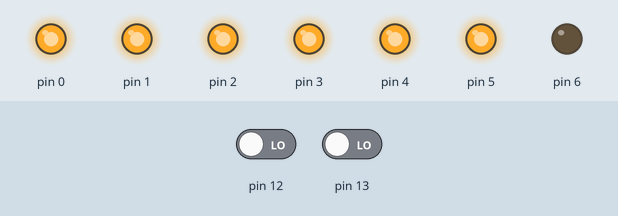
Simulated run of this sketch. Board: Arduino Uno, built with avr-gcc and run on an emulated ATmega328P. Shown: output pins drawn as LEDs (lit = HIGH). The inputs (shaded band) are chosen by the test bench; at power-on: pin 12 LOW, pin 13 LOW.

Above: at 2.8 s.
2.9 s: pin 12 driven HIGH
At 4.5 s:
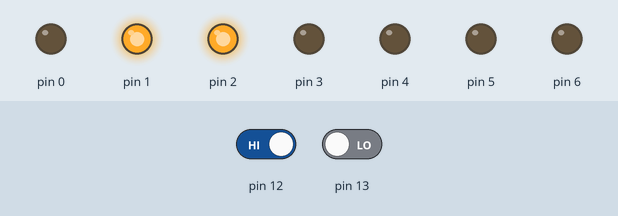
At 5.3 s:
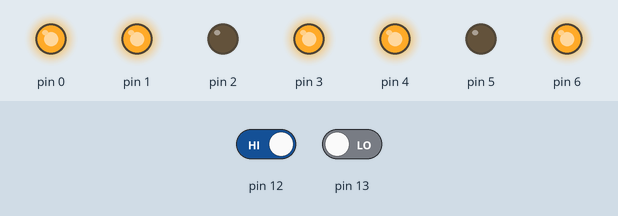
11.1 s: pin 12 driven LOW
14.5 s: pin 13 driven HIGH
At 15.3 s:
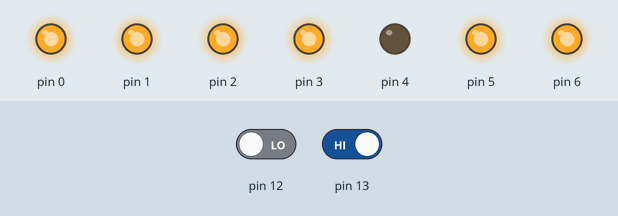
Timing chart, 0 to 24.6 s (numbered marks = the images above; inputs shaded):
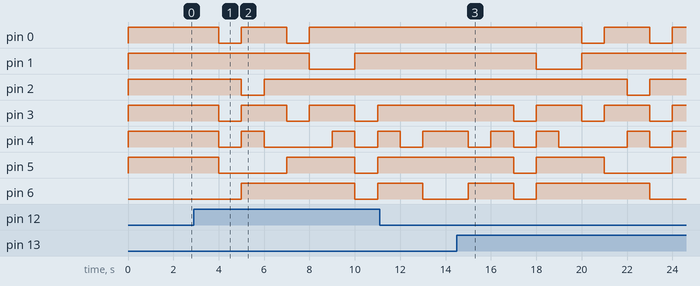

The sketch:

7_segment_using_2_push_button.ino
```cpp
void setup()
{
    for(int i=0;i<7;i++)
    {
      pinMode(i,OUTPUT);
    }
}
void loop()
{
  int a=digitalRead(12);
  int b=digitalRead(13);
  if(a==1)
  {
   PORTD=0X3F; delay(1000);
   PORTD=0X06; delay(1000);
   PORTD=0X5B; delay(1000);
   PORTD=0X4F; delay(1000);
   PORTD=0X66; delay(1000);
   PORTD=0X6D; delay(1000);
   PORTD=0X7D; delay(1000);
   PORTD=0X07; delay(1000);
   PORTD=0X7F; delay(1000);
   PORTD=0X6F; delay(1000);
  }
  if(b==1)
  {
   PORTD=0X6F; delay(1000);
   PORTD=0X7F; delay(1000);
   PORTD=0X07; delay(1000);
   PORTD=0X7D; delay(1000);
   PORTD=0X6D; delay(1000);
   PORTD=0X66; delay(1000);
   PORTD=0X4F; delay(1000);
   PORTD=0X5B; delay(1000);
   PORTD=0X06; delay(1000);
   PORTD=0X3F; delay(1000);
  }
  else
  {
    PORTD=0X3F; delay(1000);
  }
  }
```

Measured:
- after the input at 2.9 s, pin 0: alternates HIGH for 2.0 s and LOW for 1.0 s, starting after 1.1 s; pin 1: HIGH → LOW after 5.1 s, → HIGH 2.0 s later
- after the input at 14.5 s, pin 0: alternates HIGH for 2.0 s and LOW for 1.0 s, starting after 5.5 s; pin 1: HIGH → LOW after 3.5 s, → HIGH 2.0 s later
